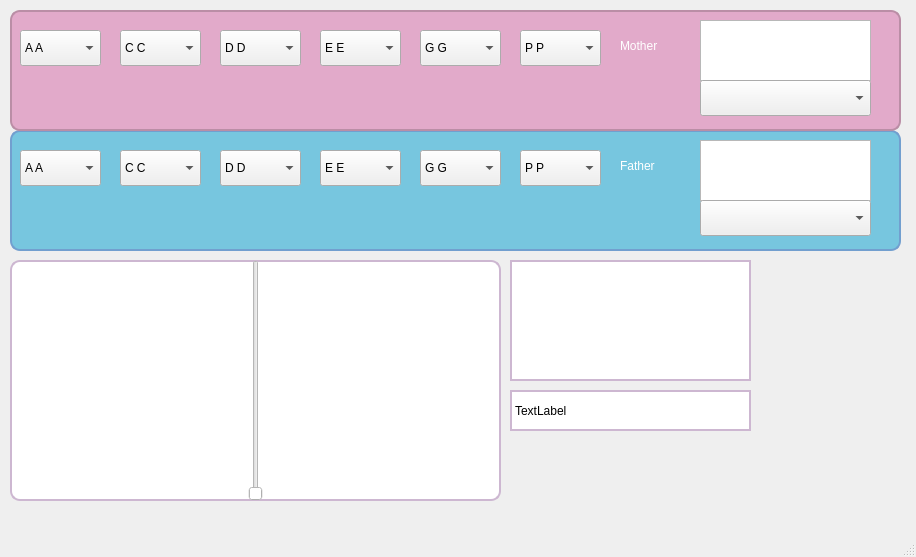
<?xml version="1.0" encoding="UTF-8"?>
<ui version="4.0">
 <class>Gerbiletics</class>
 <widget class="QMainWindow" name="Gerbiletics">
  <property name="geometry">
   <rect>
    <x>0</x>
    <y>0</y>
    <width>916</width>
    <height>557</height>
   </rect>
  </property>
  <property name="windowTitle">
   <string>MainWindow</string>
  </property>
  <widget class="QWidget" name="centralwidget">
   <widget class="QComboBox" name="a_mom">
    <property name="geometry">
     <rect>
      <x>20</x>
      <y>30</y>
      <width>81</width>
      <height>36</height>
     </rect>
    </property>
    <item>
     <property name="text">
      <string>A A</string>
     </property>
    </item>
    <item>
     <property name="text">
      <string>A a</string>
     </property>
    </item>
    <item>
     <property name="text">
      <string>a a</string>
     </property>
    </item>
    <item>
     <property name="text">
      <string>A -</string>
     </property>
    </item>
    <item>
     <property name="text">
      <string>- -</string>
     </property>
    </item>
   </widget>
   <widget class="QComboBox" name="c_mom">
    <property name="geometry">
     <rect>
      <x>120</x>
      <y>30</y>
      <width>81</width>
      <height>36</height>
     </rect>
    </property>
    <item>
     <property name="text">
      <string>C C</string>
     </property>
    </item>
    <item>
     <property name="text">
      <string>C ch</string>
     </property>
    </item>
    <item>
     <property name="text">
      <string>C chm</string>
     </property>
    </item>
    <item>
     <property name="text">
      <string>ch ch</string>
     </property>
    </item>
    <item>
     <property name="text">
      <string>chm ch</string>
     </property>
    </item>
    <item>
     <property name="text">
      <string>chm chm</string>
     </property>
    </item>
    <item>
     <property name="text">
      <string>C -</string>
     </property>
    </item>
    <item>
     <property name="text">
      <string>chm -</string>
     </property>
    </item>
    <item>
     <property name="text">
      <string>- -</string>
     </property>
    </item>
   </widget>
   <widget class="QComboBox" name="d_mom">
    <property name="geometry">
     <rect>
      <x>220</x>
      <y>30</y>
      <width>81</width>
      <height>36</height>
     </rect>
    </property>
    <item>
     <property name="text">
      <string>D D</string>
     </property>
    </item>
    <item>
     <property name="text">
      <string>D d</string>
     </property>
    </item>
    <item>
     <property name="text">
      <string>d d</string>
     </property>
    </item>
    <item>
     <property name="text">
      <string>D -</string>
     </property>
    </item>
    <item>
     <property name="text">
      <string>- -</string>
     </property>
    </item>
   </widget>
   <widget class="QComboBox" name="e_mom">
    <property name="geometry">
     <rect>
      <x>320</x>
      <y>30</y>
      <width>81</width>
      <height>36</height>
     </rect>
    </property>
    <item>
     <property name="text">
      <string>E E</string>
     </property>
    </item>
    <item>
     <property name="text">
      <string>E e</string>
     </property>
    </item>
    <item>
     <property name="text">
      <string>E ef</string>
     </property>
    </item>
    <item>
     <property name="text">
      <string>e e</string>
     </property>
    </item>
    <item>
     <property name="text">
      <string>e ef</string>
     </property>
    </item>
    <item>
     <property name="text">
      <string>ef ef</string>
     </property>
    </item>
    <item>
     <property name="text">
      <string>E -</string>
     </property>
    </item>
    <item>
     <property name="text">
      <string>e -</string>
     </property>
    </item>
    <item>
     <property name="text">
      <string>- -</string>
     </property>
    </item>
   </widget>
   <widget class="QComboBox" name="g_mom">
    <property name="geometry">
     <rect>
      <x>420</x>
      <y>30</y>
      <width>81</width>
      <height>36</height>
     </rect>
    </property>
    <item>
     <property name="text">
      <string>G G</string>
     </property>
    </item>
    <item>
     <property name="text">
      <string>G g</string>
     </property>
    </item>
    <item>
     <property name="text">
      <string>g g</string>
     </property>
    </item>
    <item>
     <property name="text">
      <string>G -</string>
     </property>
    </item>
    <item>
     <property name="text">
      <string>- -</string>
     </property>
    </item>
   </widget>
   <widget class="QComboBox" name="p_mom">
    <property name="geometry">
     <rect>
      <x>520</x>
      <y>30</y>
      <width>81</width>
      <height>36</height>
     </rect>
    </property>
    <item>
     <property name="text">
      <string>P P</string>
     </property>
    </item>
    <item>
     <property name="text">
      <string>P p</string>
     </property>
    </item>
    <item>
     <property name="text">
      <string>p p</string>
     </property>
    </item>
    <item>
     <property name="text">
      <string>P -</string>
     </property>
    </item>
    <item>
     <property name="text">
      <string>- -</string>
     </property>
    </item>
   </widget>
   <widget class="QComboBox" name="p_dad">
    <property name="geometry">
     <rect>
      <x>520</x>
      <y>150</y>
      <width>81</width>
      <height>36</height>
     </rect>
    </property>
    <item>
     <property name="text">
      <string>P P</string>
     </property>
    </item>
    <item>
     <property name="text">
      <string>P p</string>
     </property>
    </item>
    <item>
     <property name="text">
      <string>p p</string>
     </property>
    </item>
    <item>
     <property name="text">
      <string>P -</string>
     </property>
    </item>
    <item>
     <property name="text">
      <string>- -</string>
     </property>
    </item>
   </widget>
   <widget class="QComboBox" name="g_dad">
    <property name="geometry">
     <rect>
      <x>420</x>
      <y>150</y>
      <width>81</width>
      <height>36</height>
     </rect>
    </property>
    <item>
     <property name="text">
      <string>G G</string>
     </property>
    </item>
    <item>
     <property name="text">
      <string>G g</string>
     </property>
    </item>
    <item>
     <property name="text">
      <string>g g</string>
     </property>
    </item>
    <item>
     <property name="text">
      <string>G -</string>
     </property>
    </item>
    <item>
     <property name="text">
      <string>- -</string>
     </property>
    </item>
   </widget>
   <widget class="QComboBox" name="d_dad">
    <property name="geometry">
     <rect>
      <x>220</x>
      <y>150</y>
      <width>81</width>
      <height>36</height>
     </rect>
    </property>
    <item>
     <property name="text">
      <string>D D</string>
     </property>
    </item>
    <item>
     <property name="text">
      <string>D d</string>
     </property>
    </item>
    <item>
     <property name="text">
      <string>d d</string>
     </property>
    </item>
    <item>
     <property name="text">
      <string>D -</string>
     </property>
    </item>
    <item>
     <property name="text">
      <string>- -</string>
     </property>
    </item>
   </widget>
   <widget class="QComboBox" name="c_dad">
    <property name="geometry">
     <rect>
      <x>120</x>
      <y>150</y>
      <width>81</width>
      <height>36</height>
     </rect>
    </property>
    <item>
     <property name="text">
      <string>C C</string>
     </property>
    </item>
    <item>
     <property name="text">
      <string>C ch</string>
     </property>
    </item>
    <item>
     <property name="text">
      <string>C chm</string>
     </property>
    </item>
    <item>
     <property name="text">
      <string>ch ch</string>
     </property>
    </item>
    <item>
     <property name="text">
      <string>chm ch</string>
     </property>
    </item>
    <item>
     <property name="text">
      <string>chm chm</string>
     </property>
    </item>
    <item>
     <property name="text">
      <string>C -</string>
     </property>
    </item>
    <item>
     <property name="text">
      <string>chm -</string>
     </property>
    </item>
    <item>
     <property name="text">
      <string>- -</string>
     </property>
    </item>
   </widget>
   <widget class="QComboBox" name="a_dad">
    <property name="geometry">
     <rect>
      <x>20</x>
      <y>150</y>
      <width>81</width>
      <height>36</height>
     </rect>
    </property>
    <item>
     <property name="text">
      <string>A A</string>
     </property>
    </item>
    <item>
     <property name="text">
      <string>A a</string>
     </property>
    </item>
    <item>
     <property name="text">
      <string>a a</string>
     </property>
    </item>
    <item>
     <property name="text">
      <string>A -</string>
     </property>
    </item>
    <item>
     <property name="text">
      <string>- -</string>
     </property>
    </item>
   </widget>
   <widget class="QComboBox" name="e_dad">
    <property name="geometry">
     <rect>
      <x>320</x>
      <y>150</y>
      <width>81</width>
      <height>36</height>
     </rect>
    </property>
    <item>
     <property name="text">
      <string>E E</string>
     </property>
    </item>
    <item>
     <property name="text">
      <string>E e</string>
     </property>
    </item>
    <item>
     <property name="text">
      <string>E ef</string>
     </property>
    </item>
    <item>
     <property name="text">
      <string>e e</string>
     </property>
    </item>
    <item>
     <property name="text">
      <string>e ef</string>
     </property>
    </item>
    <item>
     <property name="text">
      <string>ef ef</string>
     </property>
    </item>
    <item>
     <property name="text">
      <string>E -</string>
     </property>
    </item>
    <item>
     <property name="text">
      <string>e -</string>
     </property>
    </item>
    <item>
     <property name="text">
      <string>- -</string>
     </property>
    </item>
   </widget>
   <widget class="QLabel" name="label_mom">
    <property name="geometry">
     <rect>
      <x>620</x>
      <y>30</y>
      <width>61</width>
      <height>31</height>
     </rect>
    </property>
    <property name="styleSheet">
     <string notr="true">font: 75 12pt &quot;Abyssinica SIL&quot;; color: white;</string>
    </property>
    <property name="text">
     <string>Mother</string>
    </property>
   </widget>
   <widget class="QLabel" name="label_dad">
    <property name="geometry">
     <rect>
      <x>620</x>
      <y>150</y>
      <width>61</width>
      <height>31</height>
     </rect>
    </property>
    <property name="styleSheet">
     <string notr="true">font: 75 12pt &quot;Abyssinica SIL&quot;; color: white;</string>
    </property>
    <property name="text">
     <string>Father</string>
    </property>
   </widget>
   <widget class="QGraphicsView" name="pic_mom">
    <property name="geometry">
     <rect>
      <x>700</x>
      <y>20</y>
      <width>171</width>
      <height>61</height>
     </rect>
    </property>
   </widget>
   <widget class="QComboBox" name="phen_mom">
    <property name="geometry">
     <rect>
      <x>700</x>
      <y>80</y>
      <width>171</width>
      <height>36</height>
     </rect>
    </property>
   </widget>
   <widget class="QGraphicsView" name="pic_dad">
    <property name="geometry">
     <rect>
      <x>700</x>
      <y>140</y>
      <width>171</width>
      <height>61</height>
     </rect>
    </property>
   </widget>
   <widget class="QComboBox" name="phen_dad">
    <property name="geometry">
     <rect>
      <x>700</x>
      <y>200</y>
      <width>171</width>
      <height>36</height>
     </rect>
    </property>
   </widget>
   <widget class="QSlider" name="slider_child">
    <property name="geometry">
     <rect>
      <x>10</x>
      <y>260</y>
      <width>491</width>
      <height>241</height>
     </rect>
    </property>
    <property name="styleSheet">
     <string notr="true">background-color: rgb(255, 255, 255);
border: 2px solid rgb(205, 183, 209);
border-radius: 10px;</string>
    </property>
    <property name="orientation">
     <enum>Qt::Vertical</enum>
    </property>
   </widget>
   <widget class="QGraphicsView" name="pic_child">
    <property name="geometry">
     <rect>
      <x>510</x>
      <y>260</y>
      <width>241</width>
      <height>121</height>
     </rect>
    </property>
    <property name="styleSheet">
     <string notr="true">border: 2px solid rgb(205, 183, 209);</string>
    </property>
   </widget>
   <widget class="QLabel" name="phen_child">
    <property name="geometry">
     <rect>
      <x>510</x>
      <y>390</y>
      <width>241</width>
      <height>41</height>
     </rect>
    </property>
    <property name="styleSheet">
     <string notr="true">background-color: rgb(255, 255, 255);
border: 2px solid rgb(205, 183, 209);</string>
    </property>
    <property name="text">
     <string>TextLabel</string>
    </property>
   </widget>
   <widget class="QFrame" name="frame_bg_mom">
    <property name="geometry">
     <rect>
      <x>10</x>
      <y>10</y>
      <width>891</width>
      <height>121</height>
     </rect>
    </property>
    <property name="styleSheet">
     <string notr="true">background-color: rgb(226, 170, 202);
border: 2px solid rgb(186, 142, 166);
border-radius: 10px;</string>
    </property>
    <property name="frameShape">
     <enum>QFrame::StyledPanel</enum>
    </property>
    <property name="frameShadow">
     <enum>QFrame::Raised</enum>
    </property>
   </widget>
   <widget class="QFrame" name="frame_bg_dad">
    <property name="geometry">
     <rect>
      <x>10</x>
      <y>130</y>
      <width>891</width>
      <height>121</height>
     </rect>
    </property>
    <property name="styleSheet">
     <string notr="true">background-color: rgb(119, 198, 223);
border: 2px solid rgb(114, 159, 207);
border-radius: 10px;</string>
    </property>
    <property name="frameShape">
     <enum>QFrame::StyledPanel</enum>
    </property>
    <property name="frameShadow">
     <enum>QFrame::Raised</enum>
    </property>
   </widget>
   <zorder>frame_bg_dad</zorder>
   <zorder>frame_bg_mom</zorder>
   <zorder>a_mom</zorder>
   <zorder>c_mom</zorder>
   <zorder>d_mom</zorder>
   <zorder>e_mom</zorder>
   <zorder>g_mom</zorder>
   <zorder>p_mom</zorder>
   <zorder>p_dad</zorder>
   <zorder>g_dad</zorder>
   <zorder>d_dad</zorder>
   <zorder>c_dad</zorder>
   <zorder>a_dad</zorder>
   <zorder>e_dad</zorder>
   <zorder>label_mom</zorder>
   <zorder>label_dad</zorder>
   <zorder>pic_mom</zorder>
   <zorder>phen_mom</zorder>
   <zorder>pic_dad</zorder>
   <zorder>phen_dad</zorder>
   <zorder>slider_child</zorder>
   <zorder>pic_child</zorder>
   <zorder>phen_child</zorder>
  </widget>
  <widget class="QMenuBar" name="menubar">
   <property name="geometry">
    <rect>
     <x>0</x>
     <y>0</y>
     <width>916</width>
     <height>28</height>
    </rect>
   </property>
  </widget>
  <widget class="QStatusBar" name="statusbar"/>
 </widget>
 <resources/>
 <connections/>
</ui>
